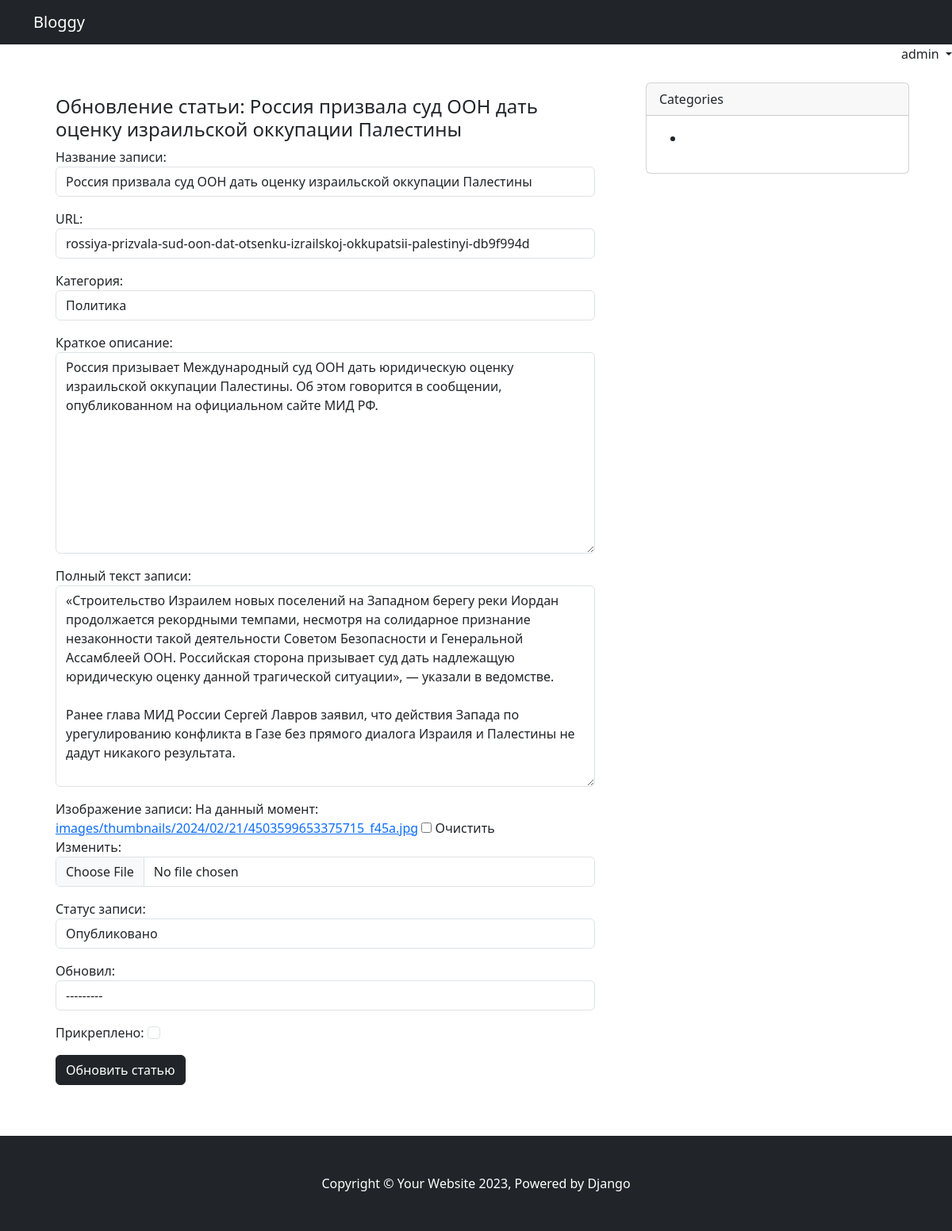
The page /post/rossiya-prizvala-sud-oon-dat-otsenku-izrailskoj-okkupatsii-palestinyi-db9f994d/update/ (signed in) on the database its author committed.
### apps/blog/models.py (models this page shows, shortened)
class Post(models.Model):
    STATUS_OPTIONS = (
        ('published', 'Опубликовано'),
        ('draft', 'Черновик')
    )
    title = models.CharField(verbose_name='Название записи', max_length=255)
    slug = models.SlugField(verbose_name='URL', max_length=255, blank=True)
    description = RichTextField(verbose_name='Краткое описание', max_length=500)
    text = RichTextField(verbose_name='Полный текст записи')
    category = TreeForeignKey('Category', on_delete=models.PROTECT, related_name='posts', verbose_name='Категория')
    thumbnail = models.ImageField(
        verbose_name='Изображение записи',
        blank=True,
        upload_to='images/thumbnails/%Y/%m/%d/',
        validators=[FileExtensionValidator(allowed_extensions=('png', 'jpg', 'webp', 'jpeg', 'gif'))]
    )
    upload_to = 'images/thumbnails/%Y/%m/%d/',
    status = models.CharField(choices=STATUS_OPTIONS, default='published', verbose_name='Статус записи', max_length=10)
    create = models.DateTimeField(verbose_name='Время добавления', default=timezone.now)
    author = models.ForeignKey(to=User, verbose_name='Автор', on_delete=models.SET_DEFAULT, related_name='author_posts',
                               default=1)
    updater = models.ForeignKey(to=User, verbose_name='Обновил', on_delete=models.SET_NULL, null=True,
                                related_name='updater_posts', blank=True)
    fixed = models.BooleanField(verbose_name='Прикреплено', default=False)
    objects = models.Manager()
    custom = PostManager()
    tags = TaggableManager()
    class Meta:
        db_table = 'blog_post'
        ordering = ['-fixed', '-create']
        indexes = [models.Index(fields=['-fixed', '-create', 'status'])]
        verbose_name = 'Статья'
        verbose_name_plural = 'Статьи'

class Category(MPTTModel):
    title = models.CharField(max_length=255, verbose_name='Название категории')
    slug = models.SlugField(max_length=255, verbose_name='URL категории', blank=True)
    description = models.TextField(verbose_name='Описание категории', max_length=300)
    parent = TreeForeignKey(
        'self',
        on_delete=models.CASCADE,
        null=True,
        blank=True,
        db_index=True,
        related_name='children',
        verbose_name='Родительская категория'
    )
    class MPTTMeta:
        order_insertion_by = ('title',)
    class Meta:
        verbose_name = 'Категория'
        verbose_name_plural = 'Категории'
        db_table = 'app_categories'
    def __str__(self):
        return self.title

### apps/blog/views.py (the view, shortened to what this page needs)
# urls.py: path('post/<str:slug>/update/', PostUpdateView.as_view(), name='post_update'),
class PostUpdateView(AuthorRequiredMixin, SuccessMessageMixin, UpdateView):
    model = Post
    template_name = 'blog/post_update.html'
    context_object_name = 'post'
    form_class = PostUpdateForm
    login_url = 'home'
    success_message = 'Запись была успешно обновлена!'
    def get_context_data(self, *, object_list=None, **kwargs):
        context = super().get_context_data(**kwargs)
        context['title'] = f'Обновление статьи: {self.object.title}'
        return context

### apps/blog/forms.py
class PostUpdateForm(PostCreateForm):
    class Meta:
        model = Post
        fields = PostCreateForm.Meta.fields + ('updater', 'fixed')
    def __init__(self, *args, **kwargs):
        super().__init__(*args, **kwargs)
        self.fields['fixed'].widget.attrs.update({
            'class': 'form-check-input'
        })

### apps/services/mixins.py (called while the page is built)
    def dispatch(self, request, *args, **kwargs):
        if not request.user.is_authenticated:
            return self.handle_no_permission()
        if request.user.is_authenticated:
            if (request.user != self.get_object().author) or not request.user.is_staff:
                messages.info(request, 'Изменение статьи доступно только автору!')
                return redirect('home')
        return super().dispatch(request, *args, **kwargs)

### templates/blog/post_update.html (shortened to what this page needs)
{% extends 'main.html' %}
{% block content %}
    <div class="card mb-3 border-0 nth-shadow">
        <div class="card-body">
            <div class="card-title nth-card-title">
                <h4>Обновление статьи: {{ post.title }}</h4>
            </div>
            <form method="post" enctype="multipart/form-data">
                {{ form.as_p }}
                <div class="d-grid gap-2 d-md-block mt-2">
                    <button type="submit" class="btn btn-dark">Обновить статью</button>
                </div>
            </form>
        </div>
    </div>
{% endblock %}

### templates/header.html (shortened to what this page needs)
<nav class="navbar navbar-expand-lg navbar-dark bg-dark">
    <div class="container">
        <a class="navbar-brand" href="/">Bloggy</a>
        </div>
</nav>
<div class='d-flex justify-content-end '>
            {% if request.user.is_authenticated %}
        <div class="dropdown text-end">
          <a href="#" class="d-block link-dark text-decoration-none dropdown-toggle" data-bs-toggle="dropdown" aria-expanded="false">
            {{ request.user }}
          </a>
        </div>
        {% else %}
            <ul class="nav ">
              <li><a href="{% url 'register' %}" class="nav-link px-2 link-secondary">Регистрация</a></li>
              <li><a href="{% url 'login' %}" class="nav-link px-2 link-dark">Вход</a></li>
            </ul>
        {% endif %}
</div>

### rows shown on the page
Post: title "Россия призвала суд ООН дать оценку израильской оккупации Палестины", slug "rossiya-prizvala-sud-oon-dat-otsenku-izrailskoj-okkupatsii-palestinyi-db9f994d", category "Политика", description "Россия призывает Международный суд ООН дать юридическую оценку израильской оккупации Палестины. Об этом говорится в сообщении, опубликованном на официальном сайте МИД РФ.", text "«Строительство Израилем новых поселений на Западном берегу реки Иордан продолжается рекордными темпами, несмотря на солидарное признание незаконности такой деятельности Советом Безопасности и Генеральной Ассамблеей ООН. Российская сторона призывает суд дать надлежащую юридическую оценку данной трагической ситуации», — указали в ведомстве. Ранее глава МИД России Сергей Лавров заявил, что действия Запада по урегулированию конфликта в Газе без прямого диалога Израиля и Палестины не дадут никакого результата.", status "Опубликовано", updater "---------"

### other values the page prints
{{ request.user }} "admin"
